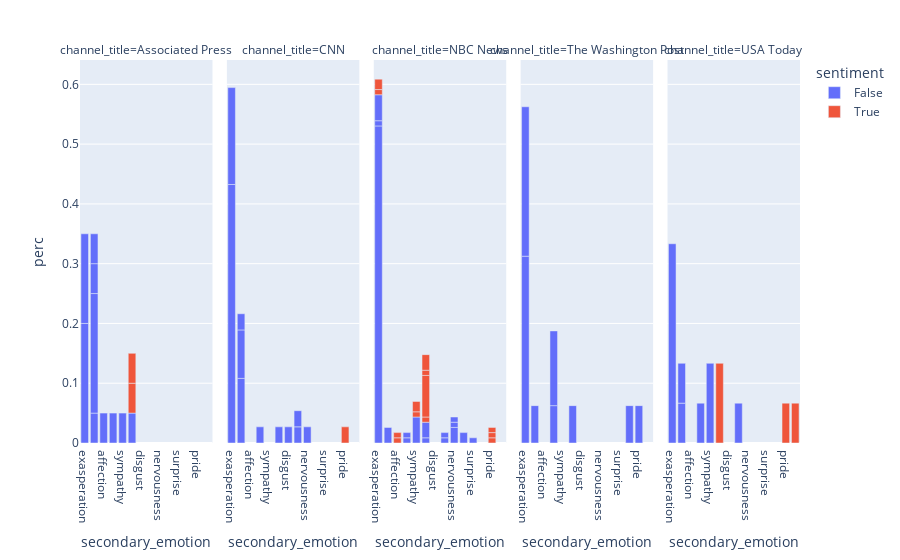

The notebook cell this image was saved under:
### Code cell
import plotly.express as px

dfUSA = dfa[dfa['region']=='USA']
fig = px.bar(dfa[(dfa['region']=='USA') & (dfa['entity']=='trump')], x='secondary_emotion', y='perc', color='sentiment', facet_col='channel_title')
fig.show()

### Figure 1 — Plotly figure (JSON) as saved in the notebook; plotly's stock layout.template omitted (floating-point values rounded to 4 significant figures)
{"data": [{"alignmentgroup": "True", "hovertemplate": "sentiment=False<br>channel_title=Associated Press<br>secondary_emotion=%{x}<br>perc=%{y}<extra></extra>", "legendgroup": "False", "marker": {"color": "#636efa", "pattern": {"shape": ""}}, "name": "False", "offsetgroup": "False", "orientation": "v", "showlegend": true, "textposition": "auto", "type": "bar", "x": ["exasperation", "horror", "horror", "affection", "disappointment", "horror", "sympathy", "exasperation", "horror", "optimism"], "xaxis": "x", "y": [0.2, 0.05, 0.2, 0.05, 0.05, 0.05, 0.05, 0.15, 0.05, 0.05], "yaxis": "y"}, {"alignmentgroup": "True", "hovertemplate": "sentiment=False<br>channel_title=CNN<br>secondary_emotion=%{x}<br>perc=%{y}<extra></extra>", "legendgroup": "False", "marker": {"color": "#636efa", "pattern": {"shape": ""}}, "name": "False", "offsetgroup": "False", "orientation": "v", "showlegend": false, "textposition": "auto", "type": "bar", "x": ["disgust", "exasperation", "horror", "suffering", "horror", "nervousness", "suffering", "disappointment", "exasperation", "horror", "optimism"], "xaxis": "x2", "y": [0.02703, 0.4324, 0.1081, 0.02703, 0.08108, 0.02703, 0.02703, 0.02703, 0.1622, 0.02703, 0.02703], "yaxis": "y2"}, {"alignmentgroup": "True", "hovertemplate": "sentiment=False<br>channel_title=NBC News<br>secondary_emotion=%{x}<br>perc=%{y}<extra></extra>", "legendgroup": "False", "marker": {"color": "#636efa", "pattern": {"shape": ""}}, "name": "False", "offsetgroup": "False", "orientation": "v", "showlegend": false, "textposition": "auto", "type": "bar", "x": ["disappointment", "exasperation", "rage", "exasperation", "horror", "nervousness", "optimism", "suffering", "disappointment", "nervousness", "suffering", "sympathy", "exasperation", "nervousness", "optimism", "surprise"], "xaxis": "x3", "y": [0.008696, 0.5304, 0.01739, 0.008696, 0.02609, 0.02609, 0.008696, 0.008696, 0.008696, 0.008696, 0.008696, 0.04348, 0.04348, 0.008696, 0.02609, 0.008696], "yaxis": "y3"}, {"alignmentgroup": "True", "hovertemplate": "sentiment=False<br>channel_title=The Washington Post<br>secondary_emotion=%{x}<br>perc=%{y}<extra></extra>", "legendgroup": "False", "marker": {"color": "#636efa", "pattern": {"shape": ""}}, "name": "False", "offsetgroup": "False", "orientation": "v", "showlegend": false, "textposition": "auto", "type": "bar", "x": ["disappointment", "exasperation", "irritability", "pride", "disappointment", "horror", "exasperation", "optimism"], "xaxis": "x4", "y": [0.0625, 0.3125, 0.0625, 0.0625, 0.125, 0.0625, 0.25, 0.0625], "yaxis": "y4"}, {"alignmentgroup": "True", "hovertemplate": "sentiment=False<br>channel_title=USA Today<br>secondary_emotion=%{x}<br>perc=%{y}<extra></extra>", "legendgroup": "False", "marker": {"color": "#636efa", "pattern": {"shape": ""}}, "name": "False", "offsetgroup": "False", "orientation": "v", "showlegend": false, "textposition": "auto", "type": "bar", "x": ["exasperation", "horror", "horror", "suffering", "sympathy", "disappointment"], "xaxis": "x5", "y": [0.3333, 0.06667, 0.06667, 0.06667, 0.1333, 0.06667], "yaxis": "y5"}, {"alignmentgroup": "True", "hovertemplate": "sentiment=True<br>channel_title=Associated Press<br>secondary_emotion=%{x}<br>perc=%{y}<extra></extra>", "legendgroup": "True", "marker": {"color": "#EF553B", "pattern": {"shape": ""}}, "name": "True", "offsetgroup": "True", "orientation": "v", "showlegend": true, "textposition": "auto", "type": "bar", "x": ["optimism", "optimism"], "xaxis": "x", "y": [0.05, 0.05], "yaxis": "y"}, {"alignmentgroup": "True", "hovertemplate": "sentiment=True<br>channel_title=CNN<br>secondary_emotion=%{x}<br>perc=%{y}<extra></extra>", "legendgroup": "True", "marker": {"color": "#EF553B", "pattern": {"shape": ""}}, "name": "True", "offsetgroup": "True", "orientation": "v", "showlegend": false, "textposition": "auto", "type": "bar", "x": ["pride"], "xaxis": "x2", "y": [0.02703], "yaxis": "y2"}, {"alignmentgroup": "True", "hovertemplate": "sentiment=True<br>channel_title=NBC News<br>secondary_emotion=%{x}<br>perc=%{y}<extra></extra>", "legendgroup": "True", "marker": {"color": "#EF553B", "pattern": {"shape": ""}}, "name": "True", "offsetgroup": "True", "orientation": "v", "showlegend": false, "textposition": "auto", "type": "bar", "x": ["exasperation", "optimism", "pride", "sympathy", "optimism", "affection", "optimism", "pride", "affection", "sympathy", "exasperation", "optimism", "pride"], "xaxis": "x3", "y": [0.008696, 0.008696, 0.008696, 0.008696, 0.06957, 0.008696, 0.008696, 0.008696, 0.008696, 0.01739, 0.01739, 0.02609, 0.008696], "yaxis": "y3"}, {"alignmentgroup": "True", "hovertemplate": "sentiment=True<br>channel_title=USA Today<br>secondary_emotion=%{x}<br>perc=%{y}<extra></extra>", "legendgroup": "True", "marker": {"color": "#EF553B", "pattern": {"shape": ""}}, "name": "True", "offsetgroup": "True", "orientation": "v", "showlegend": false, "textposition": "auto", "type": "bar", "x": ["cheerfulness", "optimism", "pride"], "xaxis": "x5", "y": [0.06667, 0.1333, 0.06667], "yaxis": "y5"}], "layout": {"annotations": [{"font": {}, "showarrow": false, "text": "channel_title=Associated Press", "x": 0.092, "xanchor": "center", "xref": "paper", "y": 1, "yanchor": "bottom", "yref": "paper"}, {"font": {}, "showarrow": false, "text": "channel_title=CNN", "x": 0.296, "xanchor": "center", "xref": "paper", "y": 1, "yanchor": "bottom", "yref": "paper"}, {"font": {}, "showarrow": false, "text": "channel_title=NBC News", "x": 0.5, "xanchor": "center", "xref": "paper", "y": 1, "yanchor": "bottom", "yref": "paper"}, {"font": {}, "showarrow": false, "text": "channel_title=The Washington Post", "x": 0.704, "xanchor": "center", "xref": "paper", "y": 1, "yanchor": "bottom", "yref": "paper"}, {"font": {}, "showarrow": false, "text": "channel_title=USA Today", "x": 0.908, "xanchor": "center", "xref": "paper", "y": 1, "yanchor": "bottom", "yref": "paper"}], "barmode": "relative", "legend": {"title": {"text": "sentiment"}, "tracegroupgap": 0}, "margin": {"t": 60}, "xaxis": {"anchor": "y", "domain": [0, 0.184], "title": {"text": "secondary_emotion"}}, "xaxis2": {"anchor": "y2", "domain": [0.204, 0.388], "matches": "x", "title": {"text": "secondary_emotion"}}, "xaxis3": {"anchor": "y3", "domain": [0.408, 0.592], "matches": "x", "title": {"text": "secondary_emotion"}}, "xaxis4": {"anchor": "y4", "domain": [0.612, 0.796], "matches": "x", "title": {"text": "secondary_emotion"}}, "xaxis5": {"anchor": "y5", "domain": [0.816, 1], "matches": "x", "title": {"text": "secondary_emotion"}}, "yaxis": {"anchor": "x", "domain": [0, 1], "title": {"text": "perc"}}, "yaxis2": {"anchor": "x2", "domain": [0, 1], "matches": "y", "showticklabels": false}, "yaxis3": {"anchor": "x3", "domain": [0, 1], "matches": "y", "showticklabels": false}, "yaxis4": {"anchor": "x4", "domain": [0, 1], "matches": "y", "showticklabels": false}, "yaxis5": {"anchor": "x5", "domain": [0, 1], "matches": "y", "showticklabels": false}}}
